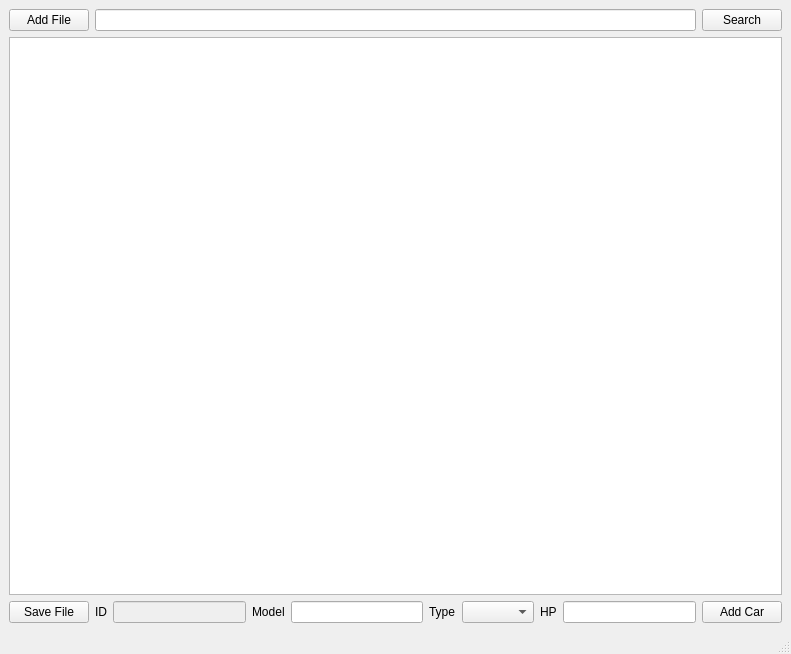
<?xml version="1.0" encoding="UTF-8"?>
<ui version="4.0">
 <class>MainWindow</class>
 <widget class="QMainWindow" name="MainWindow">
  <property name="geometry">
   <rect>
    <x>0</x>
    <y>0</y>
    <width>791</width>
    <height>654</height>
   </rect>
  </property>
  <property name="windowTitle">
   <string>MainWindow</string>
  </property>
  <widget class="QWidget" name="centralwidget">
   <layout class="QVBoxLayout" name="verticalLayout">
    <item>
     <layout class="QHBoxLayout" name="horizontalLayout">
      <item>
       <widget class="QPushButton" name="addFileButton">
        <property name="text">
         <string>Add File</string>
        </property>
       </widget>
      </item>
      <item>
       <widget class="QLineEdit" name="editSearch"/>
      </item>
      <item>
       <widget class="QPushButton" name="searchButton">
        <property name="text">
         <string>Search</string>
        </property>
       </widget>
      </item>
     </layout>
    </item>
    <item>
     <layout class="QHBoxLayout" name="horizontalLayout_2">
      <item>
       <widget class="QTableWidget" name="tableOutput"/>
      </item>
     </layout>
    </item>
    <item>
     <layout class="QHBoxLayout" name="horizontalLayout_3"/>
    </item>
    <item>
     <layout class="QHBoxLayout" name="horizontalLayout_4">
      <item>
       <widget class="QPushButton" name="saveFileButton">
        <property name="text">
         <string>Save File</string>
        </property>
       </widget>
      </item>
      <item>
       <widget class="QLabel" name="label">
        <property name="text">
         <string>ID</string>
        </property>
       </widget>
      </item>
      <item>
       <widget class="QLineEdit" name="idEdit">
        <property name="enabled">
         <bool>false</bool>
        </property>
       </widget>
      </item>
      <item>
       <widget class="QLabel" name="label_2">
        <property name="text">
         <string>Model</string>
        </property>
       </widget>
      </item>
      <item>
       <widget class="QLineEdit" name="nameEdit"/>
      </item>
      <item>
       <widget class="QLabel" name="label_3">
        <property name="text">
         <string>Type</string>
        </property>
       </widget>
      </item>
      <item>
       <widget class="QComboBox" name="typePick"/>
      </item>
      <item>
       <widget class="QLabel" name="label_4">
        <property name="text">
         <string>HP</string>
        </property>
       </widget>
      </item>
      <item>
       <widget class="QLineEdit" name="hpEdit"/>
      </item>
      <item>
       <widget class="QPushButton" name="addCarButton">
        <property name="text">
         <string>Add Car</string>
        </property>
       </widget>
      </item>
     </layout>
    </item>
   </layout>
  </widget>
  <widget class="QMenuBar" name="menubar">
   <property name="geometry">
    <rect>
     <x>0</x>
     <y>0</y>
     <width>791</width>
     <height>17</height>
    </rect>
   </property>
  </widget>
  <widget class="QStatusBar" name="statusbar"/>
 </widget>
 <resources/>
 <connections/>
</ui>
